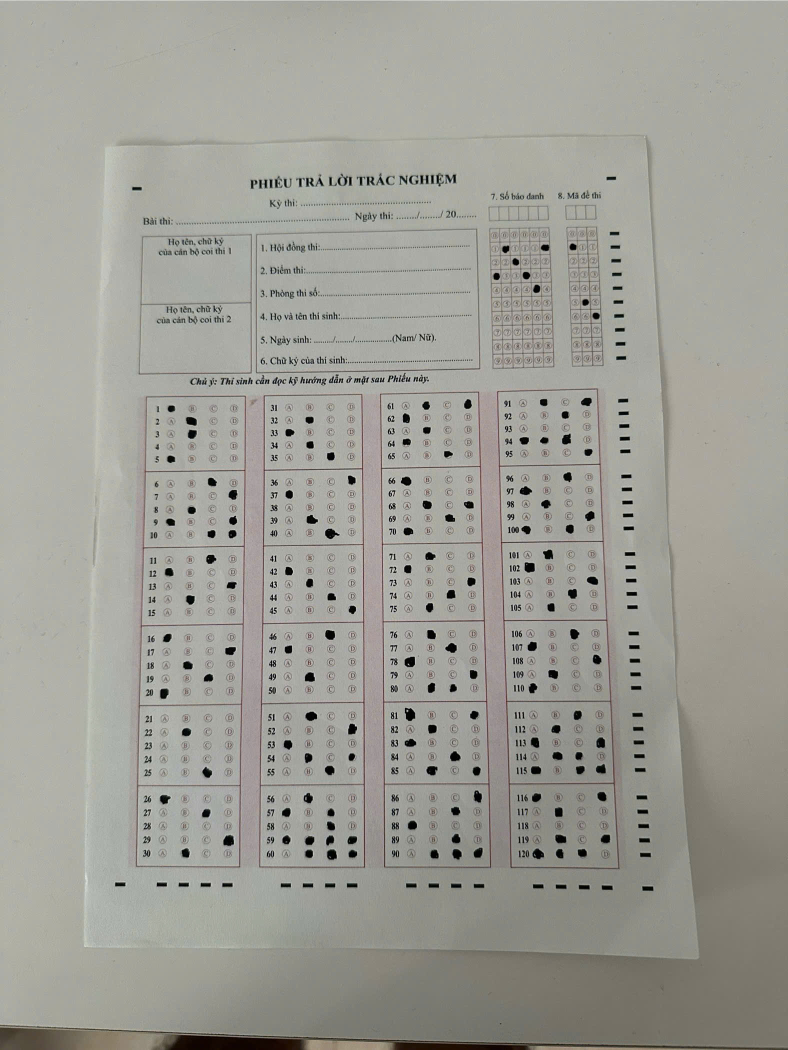
#> input picture Samples/SBD.jpg, 1576 x 2100 px (shown at 1/2 size); its folder holds 5 pictures in this run
$ python process_id.py
#> lines starting #> are read from the running program, lines starting #| are printed output that depends on the picture; after the words box and inside, x2 and y2 are one past the last pixel; in counts of white or black regions, pixels touching at a corner belong together
#> further down, image is the input picture: shape (2100, 1576, 3); mean B, G, R 150.2, 157.7, 158.3
### process/process_img.py
import math
from collections import defaultdict

import cv2
import imutils
import numpy as np
from model import CNN_Model
from six import binary_type

ANSWERS_KEY = {
    1: "A",
    2: "B",
    3: "B",
    4: None,
    5: "A",
    6: "C",
    7: "D",
    8: "B",
    9: "A",
    10: "None",
    11: "C",
    12: "A",
    13: "D",
    14: "B",
    15: None,
    16: "A",
    17: "D",
    18: "B",
    19: "C",
    20: "A",
    21: None,
    22: "B",
    23: None,
    24: None,
    25: "C",
    26: "A",
    27: "C",
    28: None,
    29: "D",
    30: "B",
    31: None,
    32: "B",
    33: "A",
    34: "B",
    35: "C",
    36: "D",
    37: "A",
    38: None,
    39: "B",
    40: "C",
    41: None,
    42: "A",
    43: "B",
    44: "C",
    45: "D",
    46: "C",
    47: "A",
    48: None,
    49: "B",
    50: None,
    51: "B",
    52: "D",
    53: "A",
    54: "None",
    55: "C",
    56: "B",
    57: "None",
    58: "C",
    59: "None",
    60: "None",
    61: "None",
    62: "A",
    63: "B",
    64: "A",
    65: "C",
    66: "A",
    67: None,
    68: "None",
    69: "C",
    70: "A",
    71: "B",
    72: "A",
    73: "D",
    74: "C",
    75: "B",
    76: "B",
    77: "C",
    78: "A",
    79: "D",
    80: "None",
    81: "None",
    82: "B",
    83: "A",
    84: "C",
    85: "None",
    86: "D",
    87: "C",
    88: "A",
    89: "C",
    90: "None",
    91: "None",
    92: "C",
    93: "None",
    94: "None",
    95: "D",
    96: "C",
    97: "A",
    98: "B",
    99: "D",
    100: "None",
    101: "B",
    102: "A",
    103: "D",
    104: "C",
    105: "B",
    106: "C",
    107: "A",
    108: "D",
    109: "B",
    110: "A",
    111: "C",
    112: "B",
    113: "None",
    114: "None",
    115: "None",
    116: "None",
    117: "B",
    118: None,
    119: "None",
    120: "None",
}


# Hàm hiển thị hình ảnh
def print_img(img1):
    if img1 is not None:
        height, width = img1.shape[:2]
        if height > 800 or width > 800:
            scale = 800 / max(height, width)
            new_width = int(width * scale)
            new_height = int(height * scale)
            img1 = cv2.resize(img1, (new_width, new_height))
            print(f"Đã resize thành: {new_width}x{new_height}")

        cv2.imshow("Anh goc", img1)
        while True:
            key = cv2.waitKey(100)  # Kiểm tra phím bấm mỗi 100ms
            if key != -1:
                break
            # Lấy trạng thái cửa sổ , neu cua so dang hien thi se tra ve 1
            if cv2.getWindowProperty("Anh goc", cv2.WND_PROP_VISIBLE) < 1:
                break

        cv2.destroyAllWindows()


def get_x(s):
    return s[1][0]


def get_y(s):
    return s[1][1]


def get_h(s):
    return s[1][3]


def get_x_ver1(s):
    s = cv2.boundingRect(s)
    return s[0] * s[1]


def order_point(pts):
    rect = np.zeros((4, 2), dtype="float32")
    # Theo hàng (axis = 1) cộng trái sang phải
    s = pts.sum(axis=1)
    # Trừ cột trái sang phải
    diff = np.diff(pts, axis=1)
    # Góc 0,0 của x và y sẽ nằm ở trên (Trong hình học máy)
    rect[0] = pts[np.argmin(s)]  # Góc trên-trái (x+y nhỏ nhất)
    rect[2] = pts[np.argmax(s)]  # Góc dưới-phải (x+y lớn nhất)
    rect[1] = pts[np.argmin(diff)]  # Góc trên-phải (x-y nhỏ nhất)
    rect[3] = pts[np.argmax(diff)]  # Góc dưới-trái (x-y lớn nhất)

    return rect


def find_sheet_contour(image):
    gray = cv2.cvtColor(image, cv2.COLOR_BGR2GRAY)
    # print_img(gray)
    blurred = cv2.GaussianBlur(gray, (5, 5), 0)
    # print_img(blurred)
    img_canny = cv2.Canny(blurred, 50, 150)
#> img_canny: shape (2100, 1576); 3.3% white in thin lines or dots, all inside (x1, y1, x2, y2) = (0, 346, 1576, 2100)
    # print_img(img_canny)
    kernel = np.ones((5, 5), np.uint8)
    img_canny = cv2.dilate(img_canny, kernel, iterations=2)
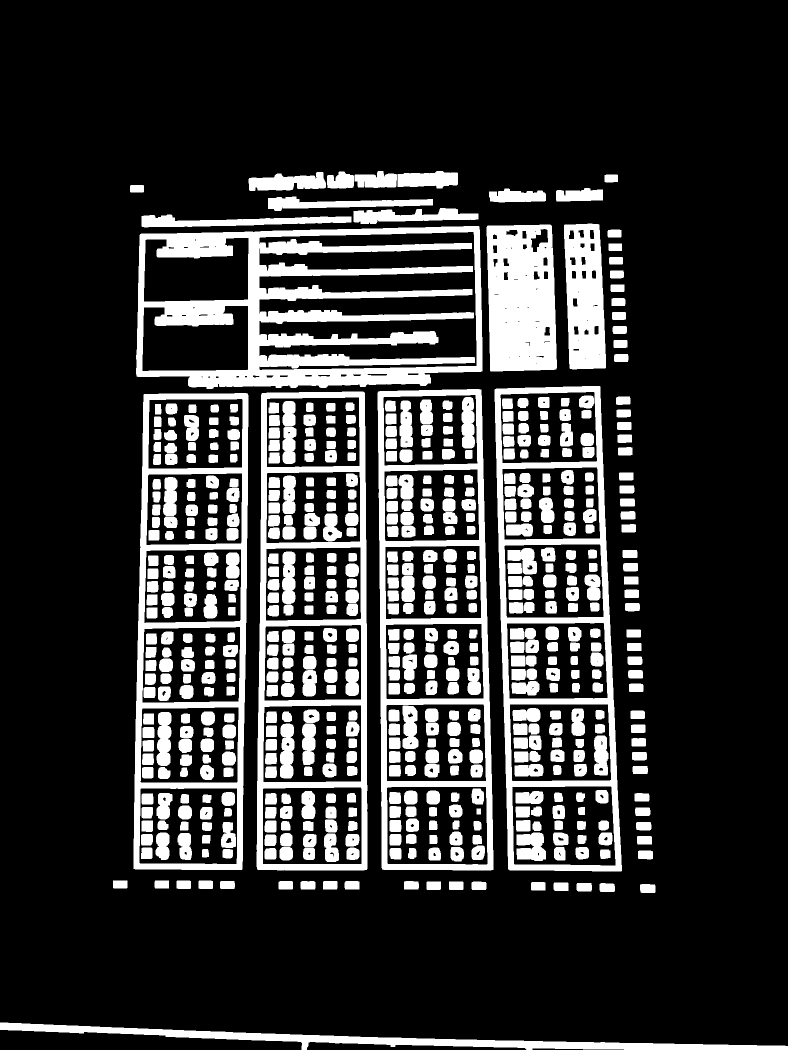
#> img_canny: shape (2100, 1576) (shown at 1/2 size); 20.2% white; 616 white regions
    # print_img(img_canny)
    cnts = cv2.findContours(img_canny, cv2.RETR_EXTERNAL, cv2.CHAIN_APPROX_SIMPLE)
#> cnts = 77 contours; largest, box (x1, y1, x2, y2) and area: (989, 772, 1244, 1743) 210400, (272, 452, 965, 778) 208722, (755, 778, 987, 1741) 205912, (513, 783, 735, 1741) 204131, (267, 786, 497, 1740) 203865
    cnts = imutils.grab_contours(cnts)
    cnts = sorted(cnts, key=cv2.contourArea, reverse=True)

    for c in cnts:
        # Đo độ dài(chu vi) của đuờng viền, true để đảm bảo đuờng viền khép kín
        peri = cv2.arcLength(c, True)
        # Hàm này giúp loại bỏ các điểm không quan trọng, chỉ giữ lại các điểm ngoặc (góc)
        approx = cv2.approxPolyDP(c, 0.02 * peri, True)
        if len(approx) == 4:
            area = cv2.contourArea(approx)
            img_area = image.shape[0] * image.shape[1]
            if area > 0.15 * img_area:
                # approx sẽ trả về kiểu (4,1,2) lần luợt là số góc, mỗi điểm nằm trong 1 list, 2 là x và y
                # (4,2) sẽ trả về x,y trong list đơn giản hơn (bỏ nhiều dấu [])
                return approx.reshape(4, 2)
#> this loop made 77 passes
#> (peri, approx, area) on passes 1 to 6: (2399.4, [[1199, 772], [989, 779], [1019, 1740], [1243, 1741]], 209516), (2082.6, [[958, 453], [282, 467], [273, 752], [964, 742]], 196146.5), (2363.3, [[958, 778], [755, 785], [767, 1739], [986, 1739]], 202102.5), (2344.1, [[726, 783], [522, 789], [516, 1739], [734, 1737]], 200876), (2342.2, [[492, 786], [287, 789], [270, 1738], [484, 1738]], 199111), (852.4, [[1100, 449], [973, 454], [981, 742], [1112, 738]], 37261.5)
    return None


def warp_perspective(image, pts, output_w=1700, output_h=2200):
    rect = order_point(pts.astype("float32"))

    # Ghi 4 tọa độ của hình đích, -1 là do pixel bắt đầu từ 0
    dst = np.array(
        [[0, 0], [output_w - 1, 0], [output_w - 1, output_h - 1], [0, output_h - 1]],
        dtype="float32",
    )

    m = cv2.getPerspectiveTransform(rect, dst)
    warped = cv2.warpPerspective(image, m, (output_w, output_h))
    return warped


def find_timing_marks(img):
    gray = cv2.cvtColor(img, cv2.COLOR_BGR2GRAY)
    for thresh_val in [50, 70, 90, 110, 130]:
        _, thresh = cv2.threshold(gray, thresh_val, 255, cv2.THRESH_BINARY_INV)
        contours, _ = cv2.findContours(
            thresh, cv2.RETR_EXTERNAL, cv2.CHAIN_APPROX_SIMPLE
        )

        marks = []
        for c in contours:
            x, y, w, h = cv2.boundingRect(c)
            area = w * h
            ratio = w / float(h) if h > 0 else 0
            # Lấy hình chữ nhật dẹt
            if 30 < area < 4000 and ratio > 1.5 and ratio < 6:
                marks.append((x, y, w, h))

        if len(marks) < 4:
            continue
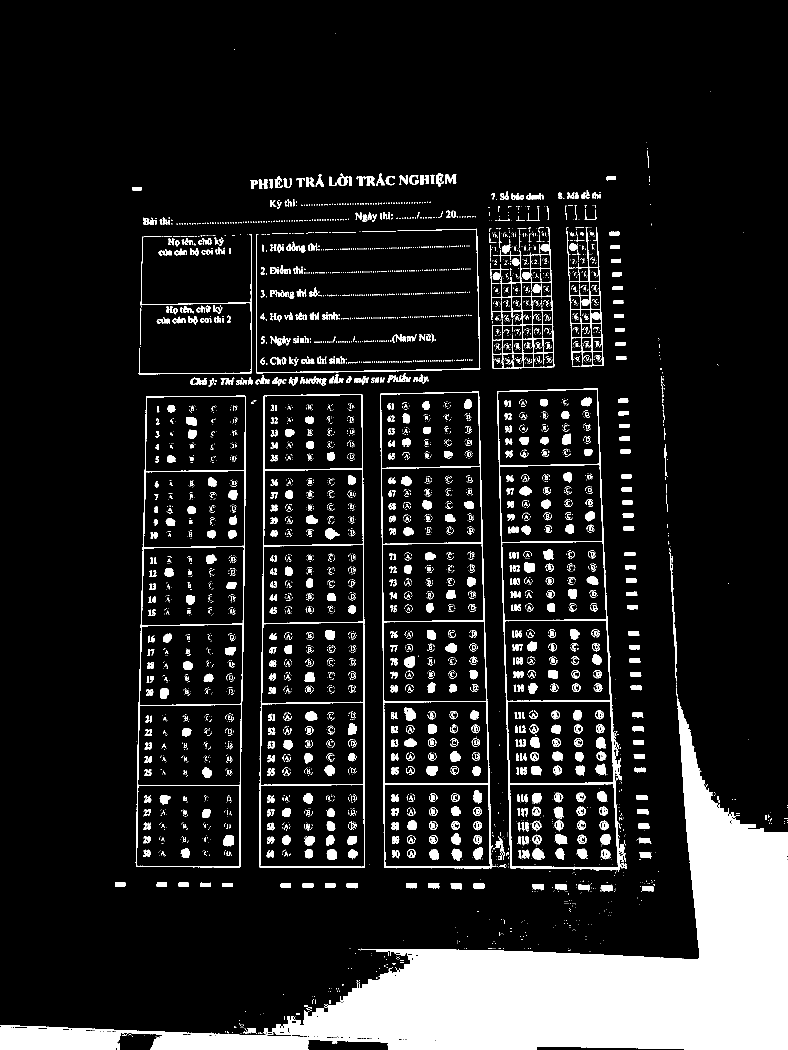
#> thresh: shape (2100, 1576) (shown at 1/2 size); 12.3% white; 4403 white regions (3376 under 20 px), largest, box (x1, y1, x2, y2) and area: (0, 1397, 1576, 2100) 247086, (994, 777, 1254, 1743) 9907, (760, 783, 984, 1738) 7643

    h_img, w_img = img.shape[:2]

    margin_x = w_img * 0.1
    margin_y = h_img * 0.1

    marks_in_bound = []
    for m in marks:
        x, y, w, h = m
        cx = x + w / 2
        cy = y + h / 2
        if margin_x < cx < w_img - margin_x and margin_y < cy < h_img - margin_y:
            marks_in_bound.append(m)
#> this loop made 75 passes
#> (x, y, w, h, cx, cy) on passes 1 to 8: (592, 2026, 8, 4, 596, 2028), (613, 2014, 11, 6, 618.5, 2017), (784, 1926, 8, 4, 788, 1928), (1284, 1772, 24, 11, 1296, 1777.5), (1203, 1770, 23, 13, 1214.5, 1776.5), (1157, 1769, 23, 14, 1168.5, 1776), (1111, 1768, 23, 13, 1122.5, 1774.5), (1065, 1768, 23, 13, 1076.5, 1774.5)
#> after the loop, marks_in_bound = 72 items, first 6: (1284, 1772, 24, 11), (1203, 1770, 23, 13), (1157, 1769, 23, 14), (1111, 1768, 23, 13), (1065, 1768, 23, 13), (947, 1767, 22, 11)
    if len(marks_in_bound) < 4:
        return None
    marks_in_bound = np.array(marks_in_bound)
#> marks_in_bound = 72 rows, first 6: [1284, 1772, 24, 11], [1203, 1770, 23, 13], [1157, 1769, 23, 14], [1111, 1768, 23, 13], [1065, 1768, 23, 13], [947, 1767, 22, 11]
    centers = np.array([[x + w / 2, y + h / 2] for x, y, w, h in marks_in_bound])
#> centers = 72 pairs, first value 240.5 to 1296, second value 357 to 1777.5

    # x+y
    s = centers.sum(axis=1)
#> s = 72 values, max 3073.5 at index 0, min 651.5 at index 70, mean 2221.6
    # x-y(Lấy tấy cả cột 0 - tất cả cột 1)
    diff = centers[:, 0] - centers[:, 1]
#> diff = 72 values, max 865.5 at index 71, min -1528.5 at index 17, mean -104.8

    tl = centers[np.argmin(s)]
#> tl = [274, 377.5]
    br = centers[np.argmax(s)]
#> br = [1296, 1777.5]
    tr = centers[np.argmax(diff)]
#> tr = [1222.5, 357]
    bl = centers[np.argmin(diff)]
#> bl = [240.5, 1769]

    img_copy = img.copy()

    # Vẽ tất cả các mark
    for i, (x, y, w, h) in enumerate(marks):
        cv2.rectangle(img_copy, (x, y), (x + w, y + h), (0, 255, 0), 1)
        cv2.putText(
            img_copy,
            str(i + 1),
            (x, y - 5),
            cv2.FONT_HERSHEY_SIMPLEX,
            0.5,
            (0, 255, 0),
            1,
        )
#> this loop made 75 passes
#> (x, y, w, h) on passes 1 to 8: (592, 2026, 8, 4), (613, 2014, 11, 6), (784, 1926, 8, 4), (1284, 1772, 24, 11), (1203, 1770, 23, 13), (1157, 1769, 23, 14), (1111, 1768, 23, 13), (1065, 1768, 23, 13)
#> img_copy: shape (2100, 1576, 3); 0.24% of pixels changed, all inside (x1, y1, x2, y2) = (230, 338, 1309, 2031)

    # Vẽ 4 điểm góc (to hơn)
    cv2.circle(img_copy, tuple(tl.astype(int)), 12, (0, 0, 255), -1)
#> img_copy: shape (2100, 1576, 3); mean B, G, R 149.9, 157.9, 158
    cv2.circle(img_copy, tuple(tr.astype(int)), 12, (255, 0, 0), -1)
#> img_copy: shape (2100, 1576, 3); mean B, G, R 149.9, 157.9, 158
    cv2.circle(img_copy, tuple(bl.astype(int)), 12, (0, 255, 255), -1)
#> img_copy: shape (2100, 1576, 3); mean B, G, R 149.9, 157.9, 158
    cv2.circle(img_copy, tuple(br.astype(int)), 12, (255, 0, 255), -1)
#> img_copy: shape (2100, 1576, 3); mean B, G, R 149.9, 157.9, 158

    # Ghi chú
    cv2.putText(
        img_copy,
        "TL",
        tuple(tl.astype(int) - [30, 30]),
        cv2.FONT_HERSHEY_SIMPLEX,
        1,
        (0, 0, 255),
        2,
    )
#> img_copy: shape (2100, 1576, 3); mean B, G, R 149.9, 157.9, 158
    cv2.putText(
        img_copy,
        "TR",
        tuple(tr.astype(int) + [10, -30]),
        cv2.FONT_HERSHEY_SIMPLEX,
        1,
        (255, 0, 0),
        2,
    )
#> img_copy: shape (2100, 1576, 3); mean B, G, R 149.9, 157.9, 158
    cv2.putText(
        img_copy,
        "BL",
        tuple(bl.astype(int) - [30, 30]),
        cv2.FONT_HERSHEY_SIMPLEX,
        1,
        (0, 255, 255),
        2,
    )
#> img_copy: shape (2100, 1576, 3); mean B, G, R 149.9, 157.9, 158
    cv2.putText(
        img_copy,
        "BR",
        tuple(br.astype(int) + [10, 10]),
        cv2.FONT_HERSHEY_SIMPLEX,
        1,
        (255, 0, 255),
        2,
    )
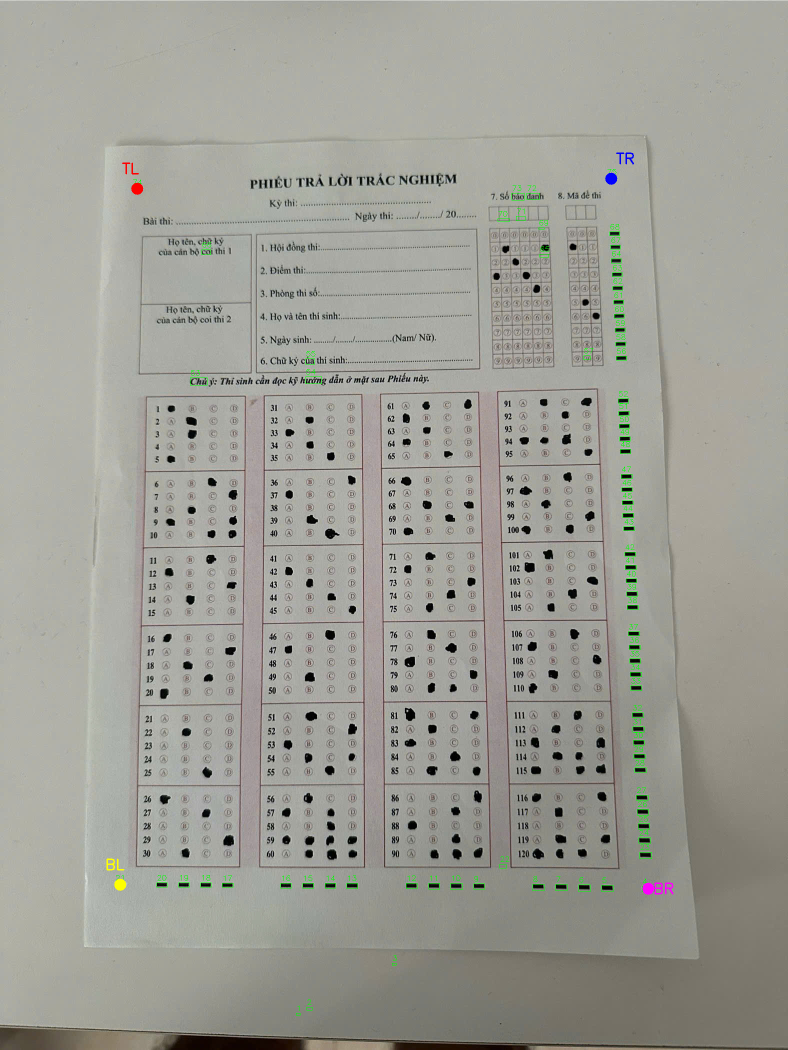
#> img_copy: shape (2100, 1576, 3) (shown at 1/2 size); mean B, G, R 149.9, 157.9, 158

    # Hiển thị số thứ tự
    cv2.putText(
        img_copy,
        f"Total marks: {len(marks)}",
        (10, 30),
        cv2.FONT_HERSHEY_SIMPLEX,
        0.7,
        (255, 255, 255),
        2,
    )
#> img_copy: shape (2100, 1576, 3); 0.03% of pixels changed, all inside (x1, y1, x2, y2) = (10, 14, 186, 32)

    print(f"tl: {tl}\ntr: {tr}\nbl: {bl}\nbr: {br}\n")
#| tl: [274.  377.5]
#| tr: [1222.5  357. ]
#| bl: [ 240.5 1769. ]
#| br: [1296.  1777.5]
    # print_img(img_copy)
    return np.array([tl, tr, br, bl], dtype="float32")


def warp_process(image, output_w=1700, output_h=2200):
    if isinstance(image, str):
        img = cv2.imread(image)
        if img is None:
            print("Không đọc được ảnh\n")
            return None
    else:
        img = image

    # Strategy 1: Tìm contour
    pts = find_sheet_contour(img)

    # Strategy 2: Tìm timing marks
    if pts is None:
        pts = find_timing_marks(img)
#> pts = [[274, 377.5], [1222.5, 357], [1296, 1777.5], [240.5, 1769]]

    # Strategy 3: Adaptive threshold + contour
    if pts is None:
        # Thử adaptive threshold
        gray = cv2.cvtColor(img, cv2.COLOR_BGR2GRAY)
        thresh = cv2.adaptiveThreshold(
            gray, 255, cv2.ADAPTIVE_THRESH_GAUSSIAN_C, cv2.THRESH_BINARY, 11, 2
        )
        cnts = cv2.findContours(thresh, cv2.RETR_EXTERNAL, cv2.CHAIN_APPROX_SIMPLE)
        cnts = imutils.grab_contours(cnts)
        cnts = sorted(cnts, key=cv2.contourArea, reverse=True)

        for c in cnts[:5]:
            peri = cv2.arcLength(c, True)
            approx = cv2.approxPolyDP(c, 0.02 * peri, True)
            if len(approx) == 4:
                area = cv2.contourArea(approx)
                if area > 0.1 * img.shape[0] * img.shape[1]:
                    pts = approx.reshape(4, 2)
                    break

    if pts is None:
        print("❌ Không tìm thấy 4 góc\n")
        return None

    warped = warp_perspective(img, pts, output_w, output_h)
#> in order_point, `s = pts.sum(axis=1)`: s = [651.5, 1579.5, 3073.5, 2009.5]
#> in order_point, `diff = np.diff(pts, axis=1)`: diff = [103.5, -865.5, 481.5, 1528.5]
#> in warp_perspective, `rect = order_point(pts.astype("float32"))`: rect has the same summary as pts in warp_process
#> in warp_perspective, `m = cv2.getPerspectiveTransform(rect, dst)`: m = [[1.9, 0.0457, -537.3], [0.0394, 1.82, -699.2], [2.39e-05, 8.35e-05, 1]]
    return warped


# [138 lines left out: functions find_answer_blocks, process_ans_blocks, process_list_ans, not called in this run]


def pixel_counting(bubble_img, lower_th=5.0, upper_th=15.0):
    # 1. Ép kiểu về uint8
    if bubble_img.max() <= 1.0:
        gray = (bubble_img * 255).astype(np.uint8)
    else:
        gray = bubble_img.astype(np.uint8)

    gray = np.squeeze(gray)

    _, binary = cv2.threshold(gray, 115, 255, cv2.THRESH_BINARY_INV)

    # Đếm số pixel trắng (vết tô + chữ cái)
    total_pixels = binary.size
    white_pixels = cv2.countNonZero(binary)
    white_ratio = (white_pixels / total_pixels) * 100

    if white_ratio < lower_th:
        return "EMPTY", white_ratio
    elif white_ratio > upper_th:
        return "FILLED", white_ratio
    else:
        return "UNCERTAIN", white_ratio


# [117 lines left out: functions map_answer, get_answers, not called in this run]

### process/process_id.py
import math
import os
from collections import defaultdict

import cv2
import imutils
import numpy as np
from model import CNN_Model
from process_img import warp_process, print_img, pixel_counting

samples_dir = "../Samples/"
sample = "SBD.jpg"
full_path = os.path.join(samples_dir, sample)


def fix_img(img):
    if img is None:
        return []

    h, w = img.shape[:2]
    img = img[: int(h * 0.35), int(w * 0.65) : w]
    # cv2.imshow("Test", img)
    # cv2.waitKey()
    return img

def pre_process(img):
    if img is None:
        print("Lỗi ảnh id")
        return

    gray = cv2.cvtColor(img,cv2.COLOR_BGR2GRAY)
#> gray: shape (770, 595)
    print_img(gray)
#> (key Esc is pressed here)

    blur = cv2.GaussianBlur(gray,(1,1),0)
    print_img(blur)
#> (key Enter is pressed here)

    canny = cv2.Canny(blur,50,150)
#> canny: shape (770, 595); 9.1% white in thin lines or dots
    kernel = np.ones((3,3), np.uint8)
    canny = cv2.dilate(canny, kernel, iterations = 2)
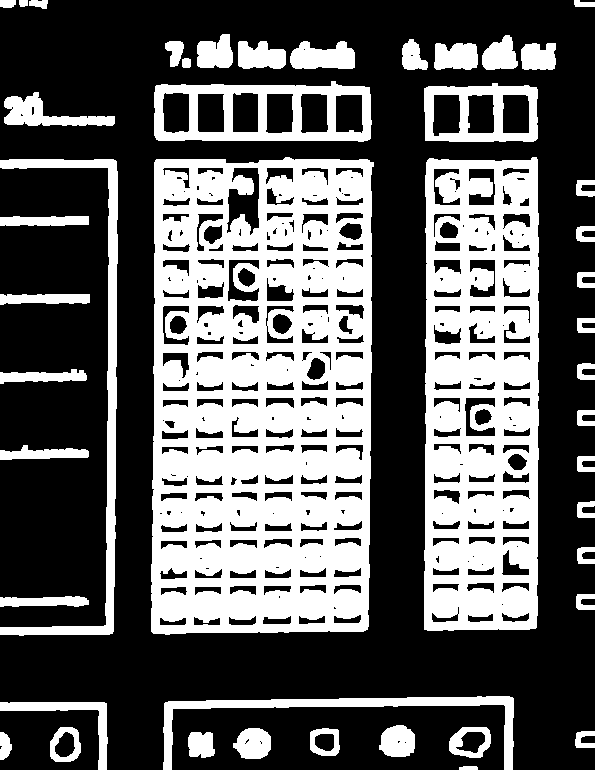
#> canny: shape (770, 595); 36.5% white; 45 white regions
    print_img(canny)

    cnts = cv2.findContours(canny, cv2.RETR_EXTERNAL, cv2.CHAIN_APPROX_SIMPLE)
#> cnts = 45 contours; largest, box (x1, y1, x2, y2) and area: (151, 157, 374, 635) 102252, (424, 157, 539, 631) 52562, (154, 81, 372, 142) 11828, (424, 83, 538, 142) 6106, (0, 159, 118, 636) 5459
    cnts = imutils.grab_contours(cnts)

    cnts = sorted(cnts, key = lambda c : cv2.boundingRect(c)[0] + cv2.boundingRect(c)[1])

    id_student = []
    id_exam = []

    id_block = []

    for cnt in cnts:
        x,y,w,h = cv2.boundingRect(cnt)
        area = cv2.contourArea(cnt)
        if area > 20000 and h > w * 2:
            peri = cv2.arcLength(cnt,True)
            approx = cv2.approxPolyDP(cnt,0.02*peri,True)

            if len(approx) >= 4:
                #draw.append(cnt)
                block_img = img[y:y+h,x:x+w]

                ab_x = x
                ab_y = y
                id_block.append({"img": block_img, "x": ab_x, "y": ab_y})
#> this loop made 45 passes
#> (x, y, w, h, area) on passes 1 to 5: (0, 0, 16, 8, 95.5), (19, 0, 9, 7, 44), (29, 0, 19, 9, 104.5), (4, 92, 111, 34, 1568.5), (0, 159, 118, 477, 5459)
#> (the rest of the program and of its run is left out)
